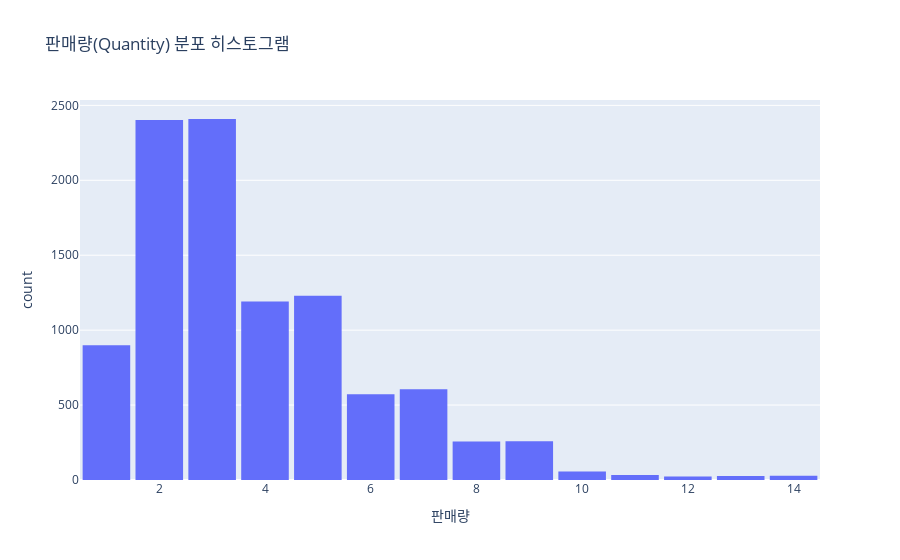

The code cell stored with this chart in its notebook:
### Markdown cell above
Q3. 판매량 컬럼의 분포를 plotly로 히스토그램과 박스플롯으로 시각화하고, 분포의 특징(대칭성, 이상치 등)을 해석해보세요.

### Code cell
# 판매량(quantity) 분포 시각화
import plotly.express as px

# 히스토그램 생성
fig1 = px.histogram(df, x='Quantity', 
                   title='판매량(Quantity) 분포 히스토그램',
                   labels={'Quantity': '판매량'},
                   nbins=20,
                   color_discrete_sequence=['#636EFA'])
fig1.update_layout(bargap=0.1)
fig1.show()

### Figure 1 — Plotly figure (JSON) as saved in the notebook; plotly's stock layout.template omitted (floating-point values rounded to 4 significant figures; data arrays with more than 128 entries replaced by an {"elided": "..."} marker saying what was removed)
{"data": [{"bingroup": "x", "hovertemplate": "판매량=%{x}<br>count=%{y}<extra></extra>", "legendgroup": "", "marker": {"color": "#636EFA", "pattern": {"shape": ""}}, "name": "", "nbinsx": 20, "orientation": "v", "showlegend": false, "type": "histogram", "x": {"elided": "9994 int values"}, "xaxis": "x", "yaxis": "y"}], "layout": {"bargap": 0.1, "barmode": "relative", "legend": {"tracegroupgap": 0}, "title": {"text": "판매량(Quantity) 분포 히스토그램"}, "xaxis": {"anchor": "y", "domain": [0, 1], "title": {"text": "판매량"}}, "yaxis": {"anchor": "x", "domain": [0, 1], "title": {"text": "count"}}}}
